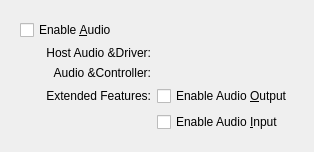
<ui version="4.0">
 <comment>
 VPox frontends: Qt GUI ("VirtualPox"):

 Copyright (C) 2008-2020 Oracle Corporation

 This file is part of VirtualPox Open Source Edition (OSE), as
 available from http://www.virtualpox.org. This file is free software;
 you can redistribute it and/or modify it under the terms of the GNU
 General Public License (GPL) as published by the Free Software
 Foundation, in version 2 as it comes in the "COPYING" file of the
 VirtualPox OSE distribution. VirtualPox OSE is distributed in the
 hope that it will be useful, but WITHOUT ANY WARRANTY of any kind.
 </comment>
 <class>UIMachineSettingsAudio</class>
 <widget class="QWidget" name="UIMachineSettingsAudio">
  <layout class="QVBoxLayout" name="m_pMainLayout">
   <item>
    <widget class="QWidget" name="m_pContainerAudioOptions">
     <layout class="QGridLayout" name="m_pContainerLayoutAudioOptions">
      <item row="0" column="0" colspan="2">
       <widget class="QCheckBox" name="m_pCheckBoxAudio">
        <property name="whatsThis">
         <string>When checked, a virtual PCI audio card will be plugged into the virtual machine and will communicate with the host audio system using the specified driver.</string>
        </property>
        <property name="text">
         <string>Enable &amp;Audio</string>
        </property>
       </widget>
      </item>
      <item row="1" column="0">
       <spacer>
        <property name="orientation">
         <enum>Qt::Horizontal</enum>
        </property>
        <property name="sizeType">
         <enum>QSizePolicy::Fixed</enum>
        </property>
        <property name="sizeHint">
         <size>
          <width>20</width>
          <height>0</height>
         </size>
        </property>
       </spacer>
      </item>
      <item row="1" column="1">
       <widget class="QWidget" name="m_pContainerAudioSubOptions">
        <layout class="QGridLayout" name="m_pContainerLayoutAudioSubOptions">
         <property name="margin">
          <number>0</number>
         </property>
         <item row="0" column="0">
          <widget class="QLabel" name="m_pAudioHostDriverLabel">
           <property name="text">
            <string>Host Audio &amp;Driver:</string>
           </property>
           <property name="alignment">
            <set>Qt::AlignRight|Qt::AlignTrailing|Qt::AlignVCenter</set>
           </property>
          </widget>
         </item>
         <item row="0" column="1">
          <widget class="UIAudioHostDriverEditor" name="m_pAudioHostDriverEditor">
           <property name="whatsThis">
            <string>Selects the audio output driver. The &lt;b>Null Audio Driver&lt;/b> makes the guest see an audio card, however every access to it will be ignored.</string>
           </property>
          </widget>
         </item>
         <item row="1" column="0">
          <widget class="QLabel" name="m_pAudioControllerLabel">
           <property name="text">
            <string>Audio &amp;Controller:</string>
           </property>
           <property name="alignment">
            <set>Qt::AlignRight|Qt::AlignTrailing|Qt::AlignVCenter</set>
           </property>
          </widget>
         </item>
         <item row="1" column="1">
          <widget class="UIAudioControllerEditor" name="m_pAudioControllerEditor">
           <property name="whatsThis">
            <string>Selects the type of the virtual sound card. Depending on this value, VirtualPox will provide different audio hardware to the virtual machine.</string>
           </property>
          </widget>
         </item>
         <item row="2" column="0">
          <widget class="QLabel" name="m_pLabelAudioExtended">
           <property name="text">
            <string>Extended Features:</string>
           </property>
           <property name="alignment">
            <set>Qt::AlignRight|Qt::AlignTrailing|Qt::AlignVCenter</set>
           </property>
          </widget>
         </item>
         <item row="2" column="1">
          <widget class="QCheckBox" name="m_pCheckBoxAudioOutput">
           <property name="sizePolicy">
            <sizepolicy hsizetype="MinimumExpanding" vsizetype="Fixed">
             <horstretch>1</horstretch>
             <verstretch>0</verstretch>
            </sizepolicy>
           </property>
           <property name="whatsThis">
            <string>When checked, output to the virtual audio device will reach the host. Otherwise the guest is muted.</string>
           </property>
           <property name="text">
            <string>Enable Audio &amp;Output</string>
           </property>
          </widget>
         </item>
         <item row="3" column="1">
          <widget class="QCheckBox" name="m_pCheckBoxAudioInput">
           <property name="sizePolicy">
            <sizepolicy hsizetype="MinimumExpanding" vsizetype="Fixed">
             <horstretch>1</horstretch>
             <verstretch>0</verstretch>
            </sizepolicy>
           </property>
           <property name="whatsThis">
            <string>When checked, the guest will be able to capture audio input from the host. Otherwise the guest will capture only silence.</string>
           </property>
           <property name="text">
            <string>Enable Audio &amp;Input</string>
           </property>
          </widget>
         </item>
        </layout>
       </widget>
      </item>
     </layout>
    </widget>
   </item>
   <item>
    <spacer>
     <property name="orientation">
      <enum>Qt::Vertical</enum>
     </property>
     <property name="sizeHint">
      <size>
       <width>0</width>
       <height>0</height>
      </size>
     </property>
    </spacer>
   </item>
  </layout>
 </widget>
 <resources/>
 <customwidgets>
  <customwidget>
   <class>UIAudioControllerEditor</class>
   <extends>QWidget</extends>
   <header>UIAudioControllerEditor.h</header>
  </customwidget>
  <customwidget>
   <class>UIAudioHostDriverEditor</class>
   <extends>QWidget</extends>
   <header>UIAudioHostDriverEditor.h</header>
  </customwidget>
 </customwidgets>
 <connections>
  <connection>
   <sender>m_pCheckBoxAudio</sender>
   <signal>toggled(bool)</signal>
   <receiver>m_pContainerAudioSubOptions</receiver>
   <slot>setEnabled(bool)</slot>
  </connection>
 </connections>
</ui>
